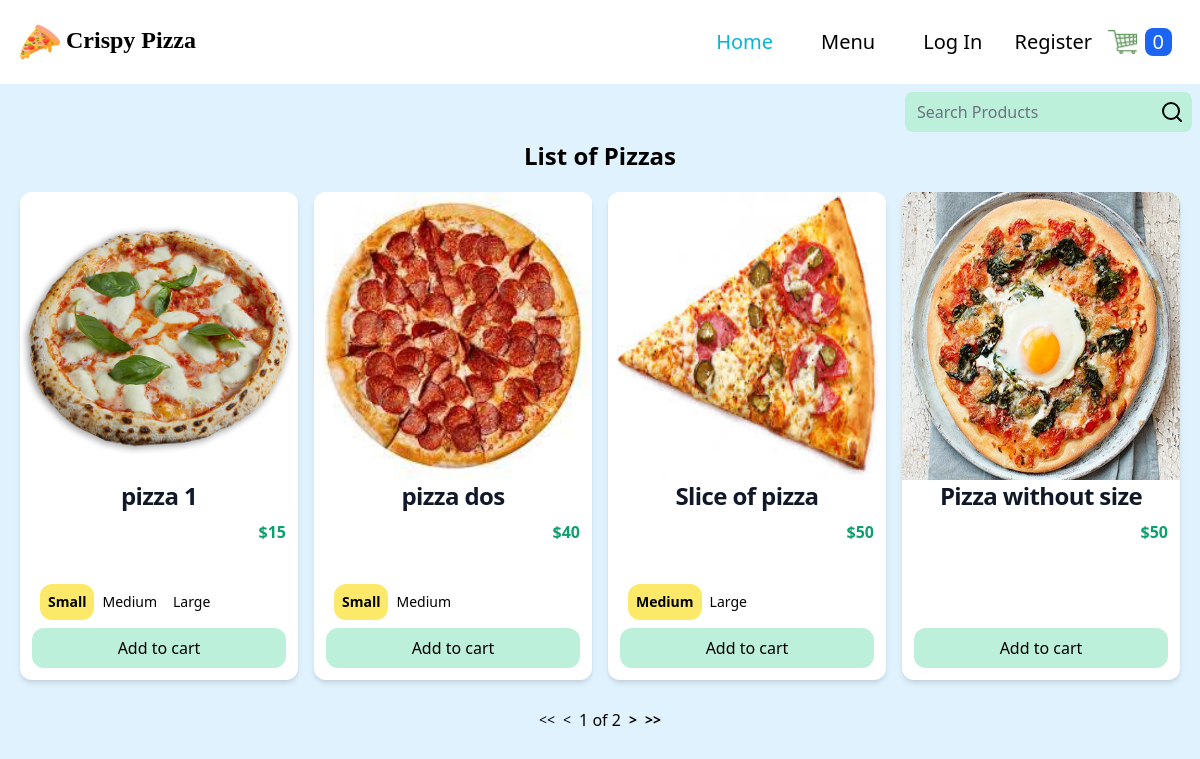
The page / on the database its author committed.
### store/models.py (models this page shows, shortened)
class Product(models.Model):
    PRODUCT_TYPES = (
        ("Pizza", "pizza"),
        ("Nonpizza", "nonpizza")
    )
    id = models.UUIDField(primary_key=True, default=uuid.uuid4, editable=False)
    name = models.CharField(max_length=100)
    price = models.PositiveIntegerField(blank=True, null=True)
    desc = models.TextField(max_length=500)
    image = models.ImageField(blank=True, upload_to='images')
    created_at = models.DateField(auto_now_add=True)
    updated_at = models.DateField(auto_now=True)
    product_type = models.CharField(max_length=10, choices=PRODUCT_TYPES)
    def image_tag(self):
        return mark_safe(f'<img src="{self.image.url}" width="100" height="100" />')
    image_tag.short_description = 'Image'
    @property
    def get_product_variants(self):
        variants = self.productvariant_set.all()
        return variants
    @property
    def has_variants(self):
        if self.productvariant_set.count() > 0:
            return True
        else:
            return False

class ProductVariant(models.Model):
    title = models.CharField(max_length=100, blank=True, null=True)
    product = models.ForeignKey(Product, on_delete=models.CASCADE)
    size = models.ForeignKey(Size, on_delete=models.CASCADE)
    price = models.PositiveIntegerField()

class Size(models.Model):
    name = models.CharField(max_length=20, blank=True, null=True)
    def __str__(self):
        return self.name

### store/views.py (the view)
# urls.py: path('', views.products, name='products'),
def products(request):
    products = Product.objects.all()
    product_name = request.GET.get('product')
    if product_name != '' and product_name is not None:
        products = products.filter(name__icontains=product_name)
    else:
        product_name = ""
    paginator = Paginator(products, 4)
    page_number = request.GET.get('page')
    products = paginator.get_page(page_number)
    context = {'products': products,
               "search_string": product_name}
    return render(request, 'store/products.html', context=context)

### store/context_processors.py (called while the page is built, shortened)
def get_cart_quantity(request):
    if request.user.is_authenticated:
        customer = request.user.customer
    else:
        try:
            customer, created = Customer.objects.get_or_create(
                device=request.COOKIES['device'])
        except:
            return {
                'cart_quantity': 0
            }

### store/templates/store/products.html (shortened to what this page needs)
{% extends "store/base.html" %} {% block content %} {% load static %}
<div class="flex">
  <div class="ml-auto mr-2 my-2">
    <form method="GET" class="flex bg-green-200 rounded-lg" id="search-box">
      <input
        class="border-none outline-none bg-transparent focus:ring-0"
        type="text"
        placeholder="Search Products"
        name="product"
        value="{{search_string}}"
      />
      <a
        class="mt-2"
        href="javascript:void(0);"
        onclick="document.getElementById('search-box').submit();"
      >
        <img class="mr-2" src="{% static 'store/images/search.svg' %}" alt="" />
      </a>
    </form>
  </div>
</div>
<div>
  <h1 class="text-2xl text-center font-bold mb-3">List of Pizzas</h1>
  <div class="grid grid-cols-1 sm:grid-cols-1 md:grid-cols-3 lg:grid-cols-4 mx-3">
    {% for product in products %}
    <div
      class="flex flex-col m-2 bg-white rounded-xl shadow-md individual-container"
    >
      <img
        class="h-72 w-full rounded-t-xl"
        src="{{ product.image.url }}"
        alt=""
      />
      <h5
        class="mb-2 text-center text-2xl font-bold tracking-tight text-gray-900"
      >
        {{product.name}}
      </h5>
      {% if product.has_variants %}
      <div class="flex mx-3">
        <p
          class="mt-auto mb-5 ml-auto font-bold text-green-500 prices-{{forloop.counter}} small-{{forloop.counter}}"
        >
          ${{product.get_product_variants.0.price}}
        </p>
      </div>
      {% else %}
      <div class="flex mx-3">
        <p class="mt-auto mb-5 ml-auto font-bold text-green-500">${{product.price}}</p>
      </div>
        {% endif %}
        <form
          action="{% url 'order:add_to_cart' product.id %}"
          method="post"
          class="text-center items-center mt-auto p-3"
          id = "product-form"
        >
          {% if product.has_variants %}
          <div class="flex m-2 w-1/2">
            <div class="flex">
              <label
                for="small-{{forloop.counter}}"
                class="cursor-pointer select-none rounded-xl p-2 text-sm text-center peer-checked:bg-yellow-200 peer-checked:font-bold"
                >{{product.get_product_variants.0.size}}
              </label>
            </div>
            <div class="flex">
              <label
                for="medium-{{forloop.counter}}"
                class="cursor-pointer select-none rounded-xl p-2 text-sm text-center peer-checked:bg-orange-300 peer-checked:font-bold"
                >{{product.get_product_variants.1.size}}</label
              >
            </div>
            <div class="flex">
              <label
                for="large-{{forloop.counter}}"
                class="cursor-pointer select-none rounded-xl p-2 text-sm text-center peer-checked:bg-green-500 peer-checked:font-bold"
                >{{product.get_product_variants.2.size}}</label
              >
            </div>
          </div>
          {% endif %}
          <div class="flex">
            <button
            class="bg-green-200 rounded-xl w-full py-2 hover:text-green-700 js-add"
            type="button"
          >
            Add to cart
          </button>
          </div>
        </form>
      </div>
      {% endfor %}
    </div>
  </div>
  <div class="flex items-center justify-center my-5">
    {% if products.has_previous %}
      <a class="text-sm font-bold items-center inline-flex relative"
         href="?page=1"><<</a>
      <a class="text-sm font-bold px-2 items-center inline-flex relative"
        href="?page={{products.previous_page_number}}"><</a>
    {% else %}
    <span class="text-sm items-center inline-flex relative"><<</span>
    <span class="text-sm px-2 items-center inline-flex relative"><</span>
    {% endif %}
    <span class="pagination">{{products.number}} of {{products.paginator.num_pages}}</span>
    {% if products.has_next %}
    <a class="text-sm font-bold px-2 items-center inline-flex relative"
       href="?page={{products.next_page_number}}">></a>
       <a class="text-sm font-bold items-center inline-flex relative"
       href="?page={{products.paginator.num_pages}}">>></a>
    {% else %}
    <a class="text-sm px-2 items-center inline-flex relative pointer-events-none cursor-default"
       href="#">></a>
    <a class="text-sm items-center inline-flex relative pointer-events-none cursor-default"
       href="#">>></a>
    {% endif %}
  </div>
  {% endblock %}

### rows shown on the page
Product: image (picture), name "pizza 1", get_product_variants.0.price "15", get_product_variants.0.size "Small", get_product_variants.1.size "Medium", get_product_variants.2.size "Large"
Product: image (picture), name "pizza dos", get_product_variants.0.price "40", get_product_variants.0.size "Small", get_product_variants.1.size "Medium"
Product: image (picture), name "Slice of pizza", get_product_variants.0.price "50", get_product_variants.0.size "Medium", get_product_variants.1.size "Large"
Product: image (picture), name "Pizza without size", price "50"

### other values the page prints
{{ cart_quantity }} "0"
{{ products.number }} "1"
{{ products.paginator.num_pages }} "2"
